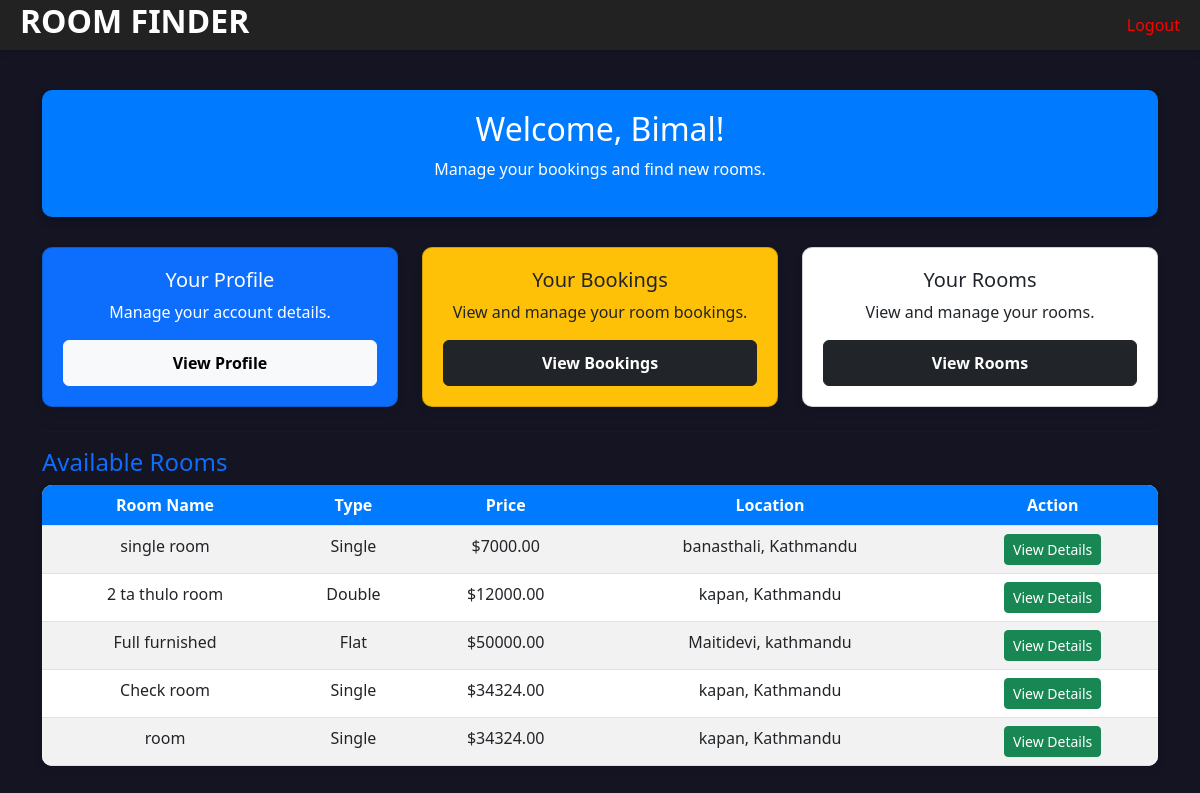
Page /renter/renter_home (signed in) on the committed database.
### Landlord/models.py (models this page shows, shortened)
class Room(models.Model):
    ROOM_TYPE = [
        ('Single', 'Single'),
        ('Double', 'Double'),
        ('Flat', 'Flat'),
    ]
    owner = models.ForeignKey(Landlord, on_delete=models.CASCADE, null=True)
    title = models.CharField(max_length=255)
    price = models.DecimalField(max_digits=10, decimal_places=2)
    location = models.CharField(max_length=255)
    description = models.TextField()
    room_type = models.CharField(choices=ROOM_TYPE, max_length=10, null=True, default="Single")
    is_available = models.BooleanField(default=True)
    image = models.ManyToManyField('RoomImage', related_name='rooms')

### Renter/decorators.py (the view)
 def wrapper(request, *args, **kwargs):
  if hasattr(request.user, "renter"):
   return view_func(request, *args, **kwargs)
  return redirect('renter_login')

### Renter/views.py (called while the page is built)
@login_required
@renter_required
def renter_home(request):
 available_rooms = Room.objects.filter(is_available=True)
 my_bookings = Booking.objects.filter(renter=request.user.renter)
 context = {
        'available_rooms': available_rooms,
        'my_bookings': my_bookings
    }
 return render(request, 'renter/renter_home.html', context)

### ROOM_FINDER/templates/renter/renter_home.html (shortened to what this page needs)
<!DOCTYPE html>
<html lang="en">
<head>
    <link href="https://cdn.jsdelivr.net/npm/bootstrap@5.3.0/dist/css/bootstrap.min.css" rel="stylesheet">
</head>
<body>
    <header>
        <a href="{% url 'renter_home' %}" class="logo">
        <h1 class="logo">ROOM FINDER</h1>
        </a>
        <div class="navbar">
            <a href="/logout" style="color:red; text-decoration:none;">Logout</a>
        </div>
    </header>
    <div class="container">
        <div class="dashboard-header">
            <h2>Welcome, {{ user.username }}!</h2>
            <p>Manage your bookings and find new rooms.</p>
        </div>
        <div class="row mb-4">
            <div class="col-md-4">
                <div class="card dashboard-card bg-primary text-white">
                    <h5>Your Profile</h5>
                    <p>Manage your account details.</p>
                    <a href="{% url 'renter_profile' %}" class="btn btn-light btn-custom">View Profile</a>
                </div>
            </div>
            <div class="col-md-4">
                <div class="card dashboard-card bg-warning text-dark">
                    <h5>Your Bookings</h5>
                    <p>View and manage your room bookings.</p>
                    <a href="{% url "view_bookings" %}" class="btn btn-dark btn-custom">View Bookings</a>
                </div>
            </div>
            <div class="col-md-4">
                <div class="card dashboard-card bg-white text-dark">
                    <h5>Your Rooms</h5>
                    <p>View and manage your rooms.</p>
                    <a href="{% url "view_rooms" %}" class="btn btn-dark btn-custom">View Rooms</a>
                </div>
            </div>
    </div>
        <hr>
        <h4 class="text-primary">Available Rooms</h4>
        <table class="table table-striped text-center">
            <thead>
                <tr>
                    <th>Room Name</th>
                    <th>Type</th>
                    <th>Price</th>
                    <th>Location</th>
                    <th>Action</th>
                </tr>
            </thead>
            <tbody>
                {% for room in available_rooms %}
                    <tr>
                        <td>{{ room.title }}</td>
                        <td>{{ room.room_type }}</td>
                        <td>${{ room.price }}</td>
                        <td>{{ room.location }}</td>
                        <td>
                            <a href="{% url 'room_detail' room.id %}" class="btn btn-success btn-sm">View Details</a>
                        </td>
                    </tr>
                {% empty %}
                    <tr>
                        <td colspan="5" class="text-center text-muted">No rooms available at the moment.</td>
                    </tr>
                {% endfor %}
            </tbody>
        </table>
    </div>
</body>
</html>

### ROOM_FINDER/templates/renter/renter_home.html (style rules this page uses)
body { background-color: #141423; }
.container { margin-top: 40px; }
.dashboard-header { background-color: #007bff; color: white; padding: 20px; border-radius: 10px; text-align: center; margin-bottom: 30px; box-shadow: 0 4px 8px rgba(0, 0, 0, 0.2); }
.dashboard-card { border-radius: 10px; box-shadow: 0 4px 8px rgba(0, 0, 0, 0.1); padding: 20px; text-align: center; align-items: right; transition: transform 0.3s ease-in-out; }
.table { background-color: white; border-radius: 10px; overflow: hidden; box-shadow: 0 4px 8px rgba(0, 0, 0, 0.1); }
.table th { background-color: #007bff; color: white; text-align: center; }
.btn-custom { width: 100%; padding: 10px; font-weight: bold; }
header { background: #222; color: #fff; padding: 2px 20px; display: flex; justify-content: space-between; align-items: center; box-shadow: 0 4px 6px rgba(0, 0, 0, 0.1); }
header .logo { font-size: 2.0rem; font-weight: 600; text-decoration: none; color: white; }

### rows in the picture
Room: title "single room", room_type "Single", price "7000.00", location "banasthali, Kathmandu"
Room: title "2 ta thulo room", room_type "Double", price "12000.00", location "kapan, Kathmandu"
Room: title "Full furnished", room_type "Flat", price "50000.00", location "Maitidevi, kathmandu"
Room: title "Check room", room_type "Single", price "34324.00", location "kapan, Kathmandu"
Room: title "room", room_type "Single", price "34324.00", location "kapan, Kathmandu"

### other values in the picture
{{ user.username }} "Bimal"
